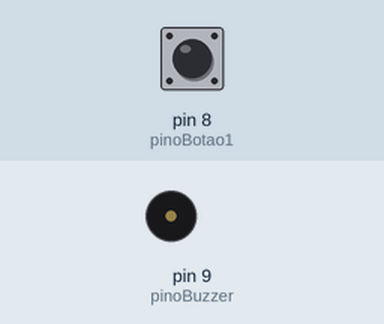
A sketch run on a simulated Arduino Uno, built with avr-gcc and run on an emulated ATmega328P. On the bench: buzzer (waves = sounding). The inputs (shaded band) are chosen by the test bench; at power-on: pin 8 (pinoBotao1) HIGH.

Above: at 1.0 s.
Timing chart, 0 to 3.0 s (numbered marks = the images above):
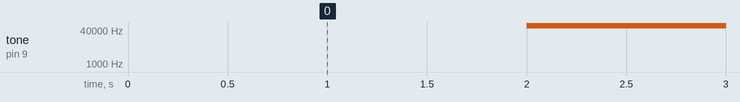

The sketch:

Frequencia_Buzzer.ino
```cpp
int frequencia = 1000;
int pinoBuzzer = 9;
int pinoBotao1 = 8;

void setup(){
  pinMode (9, OUTPUT);
  pinMode (8, INPUT_PULLUP);
}

void loop(){
  if(digitalRead(8) == LOW){
  frequencia= frequencia+ 100;
}

  if(digitalRead(8)==HIGH){
    frequencia=frequencia-1000;
  }

  tone(9, frequencia);
  delay(1000);
  noTone(9);
  delay(1000);
}
```

Measured:
- by itself, tone on pin 9 (pinoBuzzer): plays 64536 Hz for 1.0 s, 63536 Hz for 1.0 s, 62536 Hz for 1.0 s, 61536 Hz for 1.0 s, 60536 Hz for 1.0 s, 59536 Hz for 1.0 s … (64 notes in this stretch)
